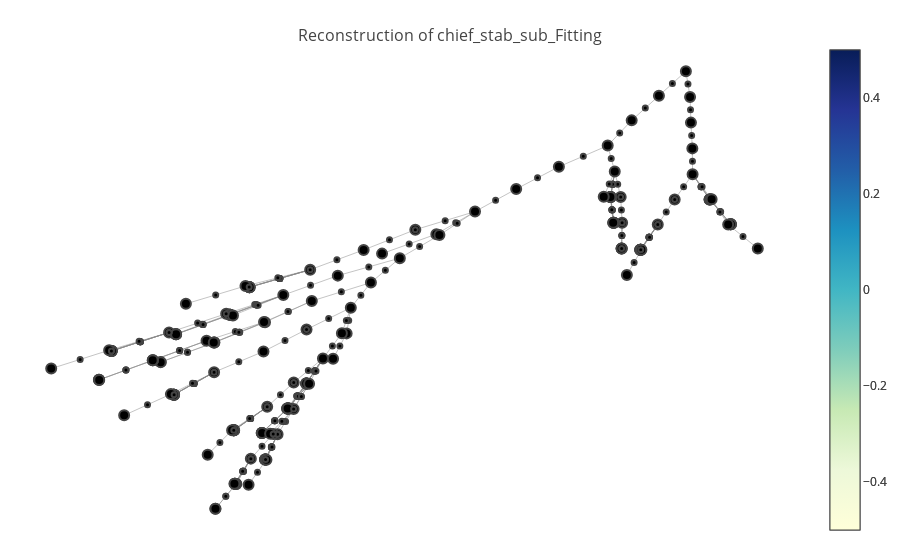

Notebook cell for this chart:
### Code cell
from ml4tputils.visualize import *

tgtlem = "chief_stab_sub_Fitting"
file = "/Users/dehuang/Documents/research/ml4tp/data/odd-order/BGsection1.v.dump"
#tgtlem = "oU"
#file = "/Users/dehuang/Documents/research/ml4tp/data/odd-order/PFsection14.v.dump"
vis = Visualize(f_display=True, f_jupyter=True, f_verbose=False, tgtlem=tgtlem)
tactrs = vis.visualize_file(file)

### Figure 1 — Plotly figure (JSON) as saved in the notebook; plotly's stock layout.template omitted (floating-point values rounded to 4 significant figures; data arrays with more than 128 entries replaced by an {"elided": "..."} marker saying what was removed)
{"data": [{"hoverinfo": null, "line": {"color": "#888", "width": 0.5}, "mode": "lines", "type": "scatter", "x": {"elided": "594 float values"}, "y": {"elided": "594 float values"}}, {"hoverinfo": "text", "marker": {"color": [], "colorscale": "YIGnBu", "line": {"width": 2}, "reversescale": true, "showscale": true, "size": 10}, "mode": "markers", "text": {"elided": "169 str values"}, "type": "scatter", "x": {"elided": "169 float values"}, "y": {"elided": "169 float values"}}, {"hoverinfo": "text", "marker": {"color": [], "colorscale": "YIGnBu", "line": {"width": 2}, "reversescale": true, "showscale": true, "size": 5}, "mode": "markers", "text": {"elided": "198 str values"}, "type": "scatter", "x": {"elided": "198 float values"}, "y": {"elided": "198 float values"}}], "layout": {"hovermode": "closest", "margin": {"b": 20, "l": 5, "r": 5, "t": 40}, "showlegend": false, "title": "<br>Reconstruction of chief_stab_sub_Fitting", "titlefont": {"size": 16}, "xaxis": {"showgrid": false, "showticklabels": false, "zeroline": false}, "yaxis": {"showgrid": false, "showticklabels": false, "zeroline": false}}}
